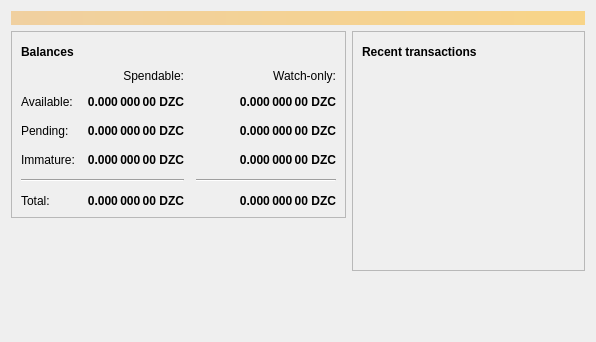
<?xml version="1.0" encoding="UTF-8"?>
<ui version="4.0">
 <class>OverviewPage</class>
 <widget class="QWidget" name="OverviewPage">
  <property name="geometry">
   <rect>
    <x>0</x>
    <y>0</y>
    <width>596</width>
    <height>342</height>
   </rect>
  </property>
  <property name="windowTitle">
   <string>Form</string>
  </property>
  <layout class="QVBoxLayout" name="topLayout">
   <item>
    <widget class="QLabel" name="labelAlerts">
     <property name="visible">
      <bool>false</bool>
     </property>
     <property name="styleSheet">
      <string notr="true">QLabel { background-color: qlineargradient(x1: 0, y1: 0, x2: 1, y2: 0, stop:0 #F0D0A0, stop:1 #F8D488); color:#000000; }</string>
     </property>
     <property name="wordWrap">
      <bool>true</bool>
     </property>
     <property name="margin">
      <number>3</number>
     </property>
     <property name="textInteractionFlags">
      <set>Qt::TextSelectableByMouse</set>
     </property>
    </widget>
   </item>
   <item>
    <layout class="QHBoxLayout" name="horizontalLayout" stretch="1,1">
     <item>
      <layout class="QVBoxLayout" name="verticalLayout_2">
       <item>
        <widget class="QFrame" name="frame">
         <property name="frameShape">
          <enum>QFrame::StyledPanel</enum>
         </property>
         <property name="frameShadow">
          <enum>QFrame::Raised</enum>
         </property>
         <layout class="QVBoxLayout" name="verticalLayout_4">
          <item>
           <layout class="QHBoxLayout" name="horizontalLayout_4">
            <item>
             <widget class="QLabel" name="label_5">
              <property name="font">
               <font>
                <weight>75</weight>
                <bold>true</bold>
               </font>
              </property>
              <property name="text">
               <string>Balances</string>
              </property>
             </widget>
            </item>
            <item>
             <widget class="QPushButton" name="labelWalletStatus">
              <property name="enabled">
               <bool>true</bool>
              </property>
              <property name="maximumSize">
               <size>
                <width>30</width>
                <height>16777215</height>
               </size>
              </property>
              <property name="toolTip">
               <string>The displayed information may be out of date. Your wallet automatically synchronizes with the Dzcoin network after a connection is established, but this process has not completed yet.</string>
              </property>
              <property name="text">
               <string/>
              </property>
              <property name="icon">
               <iconset resource="../dzcoin.qrc">
                <normaloff>:/icons/warning</normaloff>
                <disabledoff>:/icons/warning</disabledoff>:/icons/warning</iconset>
              </property>
              <property name="iconSize">
               <size>
                <width>24</width>
                <height>24</height>
               </size>
              </property>
              <property name="flat">
               <bool>true</bool>
              </property>
             </widget>
            </item>
            <item>
             <spacer name="horizontalSpacer_3">
              <property name="orientation">
               <enum>Qt::Horizontal</enum>
              </property>
              <property name="sizeHint" stdset="0">
               <size>
                <width>40</width>
                <height>20</height>
               </size>
              </property>
             </spacer>
            </item>
           </layout>
          </item>
          <item>
           <layout class="QGridLayout" name="gridLayout">
            <property name="spacing">
             <number>12</number>
            </property>
            <item row="2" column="2">
             <widget class="QLabel" name="labelWatchPending">
              <property name="font">
               <font>
                <weight>75</weight>
                <bold>true</bold>
               </font>
              </property>
              <property name="cursor">
               <cursorShape>IBeamCursor</cursorShape>
              </property>
              <property name="toolTip">
               <string>Unconfirmed transactions to watch-only addresses</string>
              </property>
              <property name="text">
               <string notr="true">0.000 000 00 DZC</string>
              </property>
              <property name="alignment">
               <set>Qt::AlignRight|Qt::AlignTrailing|Qt::AlignVCenter</set>
              </property>
              <property name="textInteractionFlags">
               <set>Qt::LinksAccessibleByMouse|Qt::TextSelectableByKeyboard|Qt::TextSelectableByMouse</set>
              </property>
             </widget>
            </item>
            <item row="2" column="1">
             <widget class="QLabel" name="labelUnconfirmed">
              <property name="font">
               <font>
                <weight>75</weight>
                <bold>true</bold>
               </font>
              </property>
              <property name="cursor">
               <cursorShape>IBeamCursor</cursorShape>
              </property>
              <property name="toolTip">
               <string>Total of transactions that have yet to be confirmed, and do not yet count toward the spendable balance</string>
              </property>
              <property name="text">
               <string notr="true">0.000 000 00 DZC</string>
              </property>
              <property name="alignment">
               <set>Qt::AlignRight|Qt::AlignTrailing|Qt::AlignVCenter</set>
              </property>
              <property name="textInteractionFlags">
               <set>Qt::LinksAccessibleByMouse|Qt::TextSelectableByKeyboard|Qt::TextSelectableByMouse</set>
              </property>
             </widget>
            </item>
            <item row="3" column="2">
             <widget class="QLabel" name="labelWatchImmature">
              <property name="font">
               <font>
                <weight>75</weight>
                <bold>true</bold>
               </font>
              </property>
              <property name="cursor">
               <cursorShape>IBeamCursor</cursorShape>
              </property>
              <property name="toolTip">
               <string>Mined balance in watch-only addresses that has not yet matured</string>
              </property>
              <property name="text">
               <string notr="true">0.000 000 00 DZC</string>
              </property>
              <property name="alignment">
               <set>Qt::AlignRight|Qt::AlignTrailing|Qt::AlignVCenter</set>
              </property>
              <property name="textInteractionFlags">
               <set>Qt::LinksAccessibleByMouse|Qt::TextSelectableByKeyboard|Qt::TextSelectableByMouse</set>
              </property>
             </widget>
            </item>
            <item row="4" column="0" colspan="2">
             <widget class="Line" name="line">
              <property name="orientation">
               <enum>Qt::Horizontal</enum>
              </property>
             </widget>
            </item>
            <item row="4" column="2">
             <widget class="Line" name="lineWatchBalance">
              <property name="sizePolicy">
               <sizepolicy hsizetype="Preferred" vsizetype="Fixed">
                <horstretch>0</horstretch>
                <verstretch>0</verstretch>
               </sizepolicy>
              </property>
              <property name="minimumSize">
               <size>
                <width>140</width>
                <height>0</height>
               </size>
              </property>
              <property name="orientation">
               <enum>Qt::Horizontal</enum>
              </property>
             </widget>
            </item>
            <item row="5" column="0">
             <widget class="QLabel" name="labelTotalText">
              <property name="text">
               <string>Total:</string>
              </property>
             </widget>
            </item>
            <item row="3" column="1">
             <widget class="QLabel" name="labelImmature">
              <property name="font">
               <font>
                <weight>75</weight>
                <bold>true</bold>
               </font>
              </property>
              <property name="cursor">
               <cursorShape>IBeamCursor</cursorShape>
              </property>
              <property name="toolTip">
               <string>Mined balance that has not yet matured</string>
              </property>
              <property name="text">
               <string notr="true">0.000 000 00 DZC</string>
              </property>
              <property name="alignment">
               <set>Qt::AlignRight|Qt::AlignTrailing|Qt::AlignVCenter</set>
              </property>
              <property name="textInteractionFlags">
               <set>Qt::LinksAccessibleByMouse|Qt::TextSelectableByKeyboard|Qt::TextSelectableByMouse</set>
              </property>
             </widget>
            </item>
            <item row="2" column="3">
             <spacer name="horizontalSpacer_2">
              <property name="orientation">
               <enum>Qt::Horizontal</enum>
              </property>
              <property name="sizeHint" stdset="0">
               <size>
                <width>40</width>
                <height>20</height>
               </size>
              </property>
             </spacer>
            </item>
            <item row="3" column="0">
             <widget class="QLabel" name="labelImmatureText">
              <property name="text">
               <string>Immature:</string>
              </property>
             </widget>
            </item>
            <item row="5" column="1">
             <widget class="QLabel" name="labelTotal">
              <property name="font">
               <font>
                <weight>75</weight>
                <bold>true</bold>
               </font>
              </property>
              <property name="cursor">
               <cursorShape>IBeamCursor</cursorShape>
              </property>
              <property name="toolTip">
               <string>Your current total balance</string>
              </property>
              <property name="text">
               <string notr="true">0.000 000 00 DZC</string>
              </property>
              <property name="alignment">
               <set>Qt::AlignRight|Qt::AlignTrailing|Qt::AlignVCenter</set>
              </property>
              <property name="textInteractionFlags">
               <set>Qt::LinksAccessibleByMouse|Qt::TextSelectableByKeyboard|Qt::TextSelectableByMouse</set>
              </property>
             </widget>
            </item>
            <item row="5" column="2">
             <widget class="QLabel" name="labelWatchTotal">
              <property name="font">
               <font>
                <weight>75</weight>
                <bold>true</bold>
               </font>
              </property>
              <property name="cursor">
               <cursorShape>IBeamCursor</cursorShape>
              </property>
              <property name="toolTip">
               <string>Current total balance in watch-only addresses</string>
              </property>
              <property name="text">
               <string notr="true">0.000 000 00 DZC</string>
              </property>
              <property name="alignment">
               <set>Qt::AlignRight|Qt::AlignTrailing|Qt::AlignVCenter</set>
              </property>
              <property name="textInteractionFlags">
               <set>Qt::LinksAccessibleByMouse|Qt::TextSelectableByKeyboard|Qt::TextSelectableByMouse</set>
              </property>
             </widget>
            </item>
            <item row="0" column="2">
             <widget class="QLabel" name="labelWatchonly">
              <property name="text">
               <string>Watch-only:</string>
              </property>
              <property name="alignment">
               <set>Qt::AlignRight|Qt::AlignTrailing|Qt::AlignVCenter</set>
              </property>
             </widget>
            </item>
            <item row="1" column="0">
             <widget class="QLabel" name="labelBalanceText">
              <property name="text">
               <string>Available:</string>
              </property>
             </widget>
            </item>
            <item row="1" column="1">
             <widget class="QLabel" name="labelBalance">
              <property name="font">
               <font>
                <weight>75</weight>
                <bold>true</bold>
               </font>
              </property>
              <property name="cursor">
               <cursorShape>IBeamCursor</cursorShape>
              </property>
              <property name="toolTip">
               <string>Your current spendable balance</string>
              </property>
              <property name="text">
               <string notr="true">0.000 000 00 DZC</string>
              </property>
              <property name="alignment">
               <set>Qt::AlignRight|Qt::AlignTrailing|Qt::AlignVCenter</set>
              </property>
              <property name="textInteractionFlags">
               <set>Qt::LinksAccessibleByMouse|Qt::TextSelectableByKeyboard|Qt::TextSelectableByMouse</set>
              </property>
             </widget>
            </item>
            <item row="1" column="2">
             <widget class="QLabel" name="labelWatchAvailable">
              <property name="font">
               <font>
                <weight>75</weight>
                <bold>true</bold>
               </font>
              </property>
              <property name="cursor">
               <cursorShape>IBeamCursor</cursorShape>
              </property>
              <property name="toolTip">
               <string>Your current balance in watch-only addresses</string>
              </property>
              <property name="text">
               <string notr="true">0.000 000 00 DZC</string>
              </property>
              <property name="alignment">
               <set>Qt::AlignRight|Qt::AlignTrailing|Qt::AlignVCenter</set>
              </property>
              <property name="textInteractionFlags">
               <set>Qt::LinksAccessibleByMouse|Qt::TextSelectableByKeyboard|Qt::TextSelectableByMouse</set>
              </property>
             </widget>
            </item>
            <item row="2" column="0">
             <widget class="QLabel" name="labelPendingText">
              <property name="text">
               <string>Pending:</string>
              </property>
             </widget>
            </item>
            <item row="0" column="1">
             <widget class="QLabel" name="labelSpendable">
              <property name="text">
               <string>Spendable:</string>
              </property>
              <property name="alignment">
               <set>Qt::AlignRight|Qt::AlignTrailing|Qt::AlignVCenter</set>
              </property>
             </widget>
            </item>
           </layout>
          </item>
         </layout>
        </widget>
       </item>
       <item>
        <spacer name="verticalSpacer">
         <property name="orientation">
          <enum>Qt::Vertical</enum>
         </property>
         <property name="sizeHint" stdset="0">
          <size>
           <width>20</width>
           <height>40</height>
          </size>
         </property>
        </spacer>
       </item>
      </layout>
     </item>
     <item>
      <layout class="QVBoxLayout" name="verticalLayout_3">
       <item>
        <widget class="QFrame" name="frame_2">
         <property name="frameShape">
          <enum>QFrame::StyledPanel</enum>
         </property>
         <property name="frameShadow">
          <enum>QFrame::Raised</enum>
         </property>
         <layout class="QVBoxLayout" name="verticalLayout">
          <item>
           <layout class="QHBoxLayout" name="horizontalLayout_2">
            <item>
             <widget class="QLabel" name="label_4">
              <property name="font">
               <font>
                <weight>75</weight>
                <bold>true</bold>
               </font>
              </property>
              <property name="text">
               <string>Recent transactions</string>
              </property>
             </widget>
            </item>
            <item>
             <widget class="QPushButton" name="labelTransactionsStatus">
              <property name="enabled">
               <bool>true</bool>
              </property>
              <property name="maximumSize">
               <size>
                <width>30</width>
                <height>16777215</height>
               </size>
              </property>
              <property name="toolTip">
               <string>The displayed information may be out of date. Your wallet automatically synchronizes with the Dzcoin network after a connection is established, but this process has not completed yet.</string>
              </property>
              <property name="text">
               <string/>
              </property>
              <property name="icon">
               <iconset resource="../dzcoin.qrc">
                <normaloff>:/icons/warning</normaloff>
                <disabledoff>:/icons/warning</disabledoff>:/icons/warning</iconset>
              </property>
              <property name="iconSize">
               <size>
                <width>24</width>
                <height>24</height>
               </size>
              </property>
              <property name="flat">
               <bool>true</bool>
              </property>
             </widget>
            </item>
            <item>
             <spacer name="horizontalSpacer">
              <property name="orientation">
               <enum>Qt::Horizontal</enum>
              </property>
              <property name="sizeHint" stdset="0">
               <size>
                <width>40</width>
                <height>20</height>
               </size>
              </property>
             </spacer>
            </item>
           </layout>
          </item>
          <item>
           <widget class="QListView" name="listTransactions">
            <property name="styleSheet">
             <string notr="true">QListView { background: transparent; }</string>
            </property>
            <property name="frameShape">
             <enum>QFrame::NoFrame</enum>
            </property>
            <property name="verticalScrollBarPolicy">
             <enum>Qt::ScrollBarAlwaysOff</enum>
            </property>
            <property name="horizontalScrollBarPolicy">
             <enum>Qt::ScrollBarAlwaysOff</enum>
            </property>
            <property name="selectionMode">
             <enum>QAbstractItemView::NoSelection</enum>
            </property>
           </widget>
          </item>
         </layout>
        </widget>
       </item>
       <item>
        <spacer name="verticalSpacer_2">
         <property name="orientation">
          <enum>Qt::Vertical</enum>
         </property>
         <property name="sizeHint" stdset="0">
          <size>
           <width>20</width>
           <height>40</height>
          </size>
         </property>
        </spacer>
       </item>
      </layout>
     </item>
    </layout>
   </item>
  </layout>
 </widget>
 <resources/>
 <connections/>
</ui>
